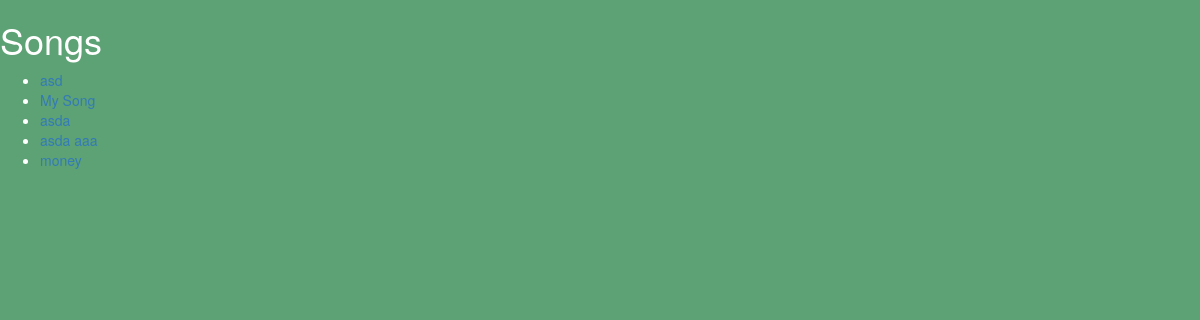
The app's page /songs/, older data.
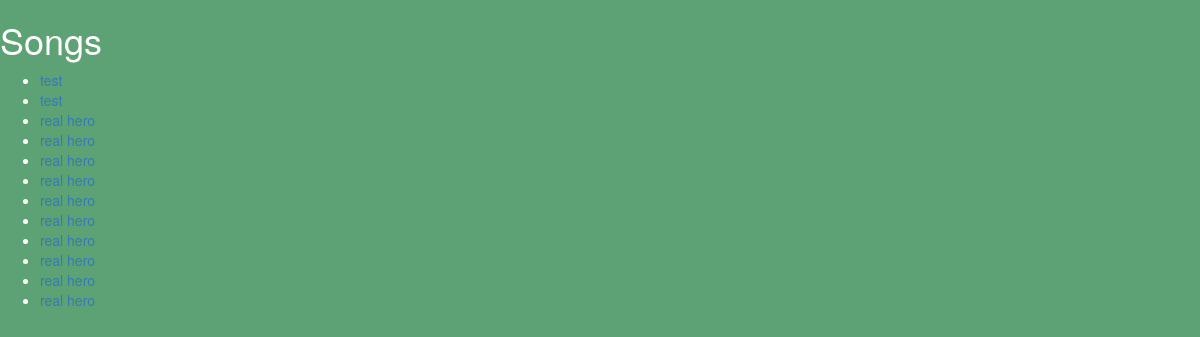
The same page, newer data.
### core/models.py (models this page shows)
class Song(models.Model):
	title = models.CharField(max_length=300)
	artist_name = models.CharField(max_length=300)
	tab = models.TextField()
	slug = AutoSlugField(populate_from='title', unique=True)
	def save(self, *args, **kwargs):
		if not self.id:
			self.slug = slugify(unicode(self.title))
        	super(Song, self).save(*args, **kwargs)
	def __unicode__(self):
		return self.title

### core/views.py (the view)
# urls.py: url(r'^songs/$', SongListView.as_view(), name='song-list'),
class SongListView(ListView):
    model = Song
    def get_context_data(self, **kwargs):
        context = super(SongListView, self).get_context_data(**kwargs)
        context['now'] = timezone.now()
        return context

### core/templates/core/song_list.html
{% extends 'base.html' %}
{% block content %}
<h1>Songs</h1>
<ul>
{% for song in song_list %}
    <li><a href = " /songs/{{song.slug}}">{{ song.title }} </a></li>
{% empty %}
    <li>No songs yet.</li>
{% endfor %}
</ul>
{% endblock %}

### core/templates/base.html (shortened to what this page needs)
<html>
<head>
	<link href="//maxcdn.bootstrapcdn.com/bootstrap/3.3.1/css/bootstrap.min.css" rel="stylesheet">
	{% load staticfiles %}
	<link href="{% static "moocb/bootstrap.min.css" %}" rel="stylesheet">
	<link href="{% static "core/gtg.css" %}" rel="stylesheet">
</head>
<body>
{% block content %} {% endblock %}
	{% load staticfiles %}
</body>
</html>

### core/static/core/gtg.css (style rules this page uses)
body { background: #5DA275; color:#fff; }
body::after { content: ""; background: url("../moocb/books.jpg"); opacity: 0.1; top: 0; left: 0; bottom: 0; right: 0; position: absolute; z-index: -1; }

Row changes from the older to the newer data that the page shows:
removed Song: title "asda"
removed Song: title "asda aaa"
removed Song: title "money"
changed Song (number 1 of 12 on the later page): title "asd" → "test"
changed Song (number 2 of 12 on the later page): title "My Song" → "test"
added Song: title "real hero"
added Song: title "real hero"
added Song: title "real hero"
added Song: title "real hero"
added Song: title "real hero"
added Song: title "real hero"
added Song: title "real hero"
added Song: title "real hero"
added Song: title "real hero"
added Song: title "real hero"
